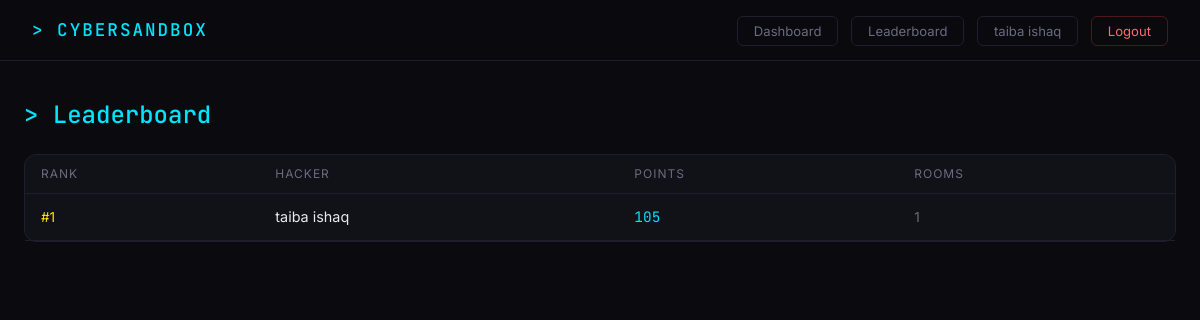
/leaderboard (signed in), run on the app's committed database.
### app/models.py (models this page shows, shortened)
class User(db.Model):
    __tablename__ = 'users'
    id            = db.Column(db.Integer, primary_key=True)
    username      = db.Column(db.String(50),  unique=True, nullable=False)
    email         = db.Column(db.String(100), unique=True, nullable=False)
    password      = db.Column(db.String(200), nullable=False)
    points        = db.Column(db.Integer, default=0)
    is_admin      = db.Column(db.Boolean, default=False)
    joined_at     = db.Column(db.DateTime, default=datetime.utcnow)
    solves        = db.relationship('TaskSolve',  backref='user', lazy=True)
    attempts      = db.relationship('TaskAttempt',backref='user', lazy=True)
    user_badges   = db.relationship('UserBadge',  backref='user', lazy=True)
    room_progress = db.relationship('RoomProgress',backref='user',lazy=True)

### app/routes.py (the view)
@main.route('/leaderboard')
def leaderboard():
    users      = User.query.order_by(User.points.desc()).limit(20).all()
    rooms_done = {
        u.id: RoomProgress.query.filter_by(user_id=u.id, completed=True).count()
        for u in users
    }
    return render_template('leaderboard.html', users=users, rooms_done=rooms_done)

### app/models.py (called while the page is built)
@login_manager.user_loader
def load_user(user_id):
    return User.query.get(int(user_id))

### app/templates/leaderboard.html
{% extends "base.html" %}
{% block content %}
<h4 style="font-family:'JetBrains Mono',monospace;color:var(--cyan);margin-bottom:1.5rem">
  > Leaderboard
</h4>
<div class="cs-card">
<table style="width:100%;border-collapse:collapse">
  <thead>
    <tr style="border-bottom:1px solid var(--border)">
      <th style="padding:10px 16px;font-size:0.75rem;color:var(--text-muted);text-transform:uppercase;letter-spacing:1px;font-weight:400">Rank</th>
      <th style="padding:10px 16px;font-size:0.75rem;color:var(--text-muted);text-transform:uppercase;letter-spacing:1px;font-weight:400">Hacker</th>
      <th style="padding:10px 16px;font-size:0.75rem;color:var(--text-muted);text-transform:uppercase;letter-spacing:1px;font-weight:400">Points</th>
      <th style="padding:10px 16px;font-size:0.75rem;color:var(--text-muted);text-transform:uppercase;letter-spacing:1px;font-weight:400">Rooms</th>
    </tr>
  </thead>
  <tbody>
  {% for user in users %}
  <tr style="border-bottom:1px solid var(--border)">
    <td style="padding:12px 16px;font-family:'JetBrains Mono',monospace;color:var(--text-muted);font-size:0.85rem">
      {% if loop.index == 1 %}
        <span style="color:var(--yellow)">#1</span>
      {% elif loop.index == 2 %}
        <span style="color:#aaa">#2</span>
      {% elif loop.index == 3 %}
        <span style="color:#cd7f32">#3</span>
      {% else %}
        <span style="color:var(--text-muted)">#{{ loop.index }}</span>
      {% endif %}
    </td>
    <td style="padding:12px 16px;font-size:0.9rem">{{ user.username }}</td>
    <td style="padding:12px 16px;font-family:'JetBrains Mono',monospace;color:var(--cyan);font-size:0.9rem">
      {{ user.points }}
    </td>
    <td style="padding:12px 16px;color:var(--text-muted);font-size:0.85rem">{{ rooms_done.get(user.id, 0) }}</td>
  </tr>
  {% endfor %}
  </tbody>
</table>
</div>
{% endblock %}

### app/templates/base.html (shortened to what this page needs)
<!DOCTYPE html>
<html>
<head>
    <link rel="stylesheet" href="https://cdn.jsdelivr.net/npm/bootstrap@5.3.0/dist/css/bootstrap.min.css">
</head>
<body>
<nav class="navbar d-flex justify-content-between align-items-center">
    <a class="navbar-brand" href="/">&gt; CYBERSANDBOX</a>
    <div>
        {% if current_user.is_authenticated %}
            <a href="/dashboard"   class="nav-btn">Dashboard</a>
            <a href="/leaderboard" class="nav-btn">Leaderboard</a>
            <a href="/profile"     class="nav-btn">{{ current_user.username }}</a>
            <a href="/logout"      class="nav-btn" style="color:#ff6b6b;border-color:#4a1a1a">Logout</a>
        {% else %}
            <a href="/login"    class="nav-btn">Login</a>
            <a href="/register" class="nav-btn nav-btn-primary">Join Free</a>
        {% endif %}
    </div>
</nav>
<div class="container-fluid px-4 py-4" style="max-width:1300px">
    {% block content %}{% endblock %}
</div>
</body>
</html>

### app/templates/base.html (style rules this page uses)
:root { --bg-main: #0a0a0f; --bg-card: #111118; --bg-card2: #16161f; --pink: #ff2d78; --purple: #7b2fff; --cyan: #00e5ff; --green: #00ff9d; --yellow: #ffe600; --text: #e8e8f0; --text-muted: #6b6b80; --border: #1e1e2e; }
* { font-family: 'Inter', sans-serif; }
body { background: var(--bg-main); color: var(--text); min-height: 100vh; }
.navbar { background: rgba(10,10,15,0.95); border-bottom: 1px solid var(--border); backdrop-filter: blur(12px); padding: 0.75rem 2rem; }
.navbar-brand { font-family: 'JetBrains Mono', monospace; font-weight: 500; font-size: 1.1rem; color: var(--cyan) !important; letter-spacing: 2px; }
.nav-btn { background: transparent; border: 1px solid var(--border); color: var(--text-muted); padding: 6px 16px; border-radius: 6px; font-size: 0.82rem; text-decoration: none; transition: all 0.2s; margin-left: 8px; }
.cs-card { background: var(--bg-card); border: 1px solid var(--border); border-radius: 12px; transition: border-color 0.2s, transform 0.2s; }

### data on the page
User: username "taiba ishaq", points "105", get "1"
